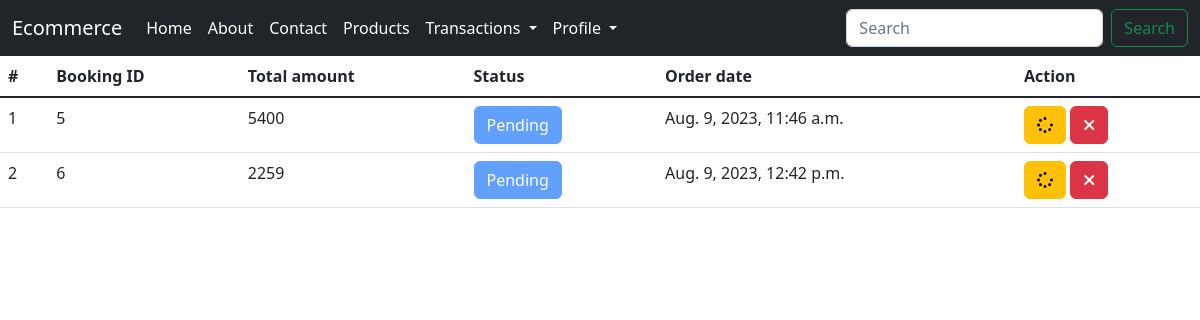
The app's page /my_order/ (signed in) with its own data.
### ecommerceapp/models.py (models this page shows, shortened)
class Booking(models.Model):
    user=models.ForeignKey(User, on_delete=models.CASCADE, blank=False)
    product=models.TextField(default={'objects':[]}, null=True, blank=True)
    total=models.CharField(max_length=100, null=True, blank=True)
    status=models.IntegerField(choices=ORDERSTATUS, default=1)
    created=models.DateTimeField(auto_now_add=True)
    updated=models.DateTimeField(auto_now=True)

### ecommerceapp/views.py (the view)
# urls.py: path('my_order/', my_order, name="my_order"),
def my_order(request):
    if not request.user.is_authenticated:
        return redirect('user_login')
    orders=Booking.objects.filter(user=request.user)
    return render(request, 'my_order.html', locals())

### ecommerceapp/templates/my_order.html
{% include 'navbar.html' %}
{% block body %}
<table class="table">
    <thead>
        <tr>
            <th scope="col">#</th>
            <th scope="col">Booking ID</th>
            <th scope="col">Total amount</th>
            <th scope="col">Status</th>
            <th scope="col">Order date</th>
            <th scope="col">Action</th>
        </tr>
    </thead>
    <tbody class="table-group-divider">
        {% for i in orders %}
        <tr>
            <td>{{forloop.counter}}</td>
            <td>{{i.id}}</td>
            <td>{{i.total}}</td>
            <td><a href="#" class="btn btn-primary disabled" title="Track Status">{{i.get_status_display}}</a></td>
            <td>{{i.created}}</td>
            <td>
                <a href="{% url 'user_order_track' i.id %}" class="btn btn-warning" title="Track Order"><i class="fa-solid fa-spinner"></i></a>
                {% if i.status < 4 %}
                <a href="{% url 'cancel_order' i.id %}" class="btn btn-danger" title="Cancel Order"><i class="fa-solid fa-xmark"></i></a>
                {% elif i.status == 4 %}
                <a href="{% url 'return_order' i.id %}" class="btn btn-success" title="Return Order"><i class="fa fa-refresh"></i></a>
                {% endif %}
            </td>
        </tr>
        {% endfor %}
    </tbody>
</table>
{% endblock %}

### records on screen
Booking: id "5", total "5400", status "Pending", created "Aug. 9, 2023, 11:46 a.m."
Booking: id "6", total "2259", status "Pending", created "Aug. 9, 2023, 12:42 p.m."
